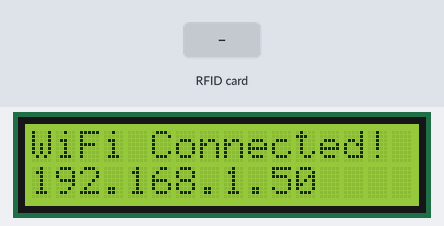
A sketch run on a simulated ESP8266 (NodeMCU). Parts: 16×2 character LCD. The test bench sets the inputs (shaded band). WiFi joins after 1.5 s; servers stay silent unless stated; uploads are accepted with an empty reply; what the sketch prints to the serial monitor is not drawn.

Above: at 6.7 s.
At 9.9 s:
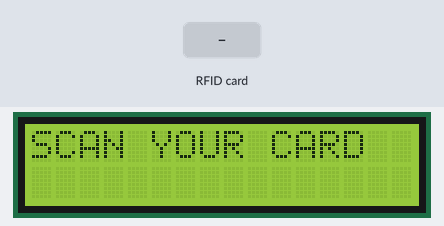
10.0 s: RFID card 5E 7A 19 C4 held to the reader
At 10.12 s:
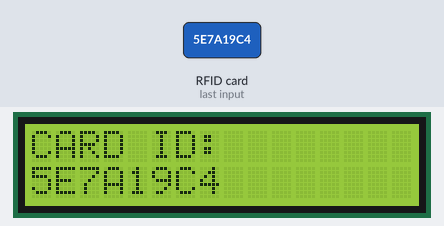
At 11.6 s:
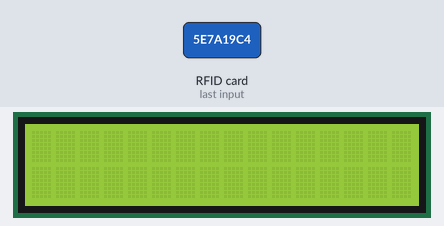
Timing chart, 0 to 13.1 s (numbered marks = the images above; inputs shaded):
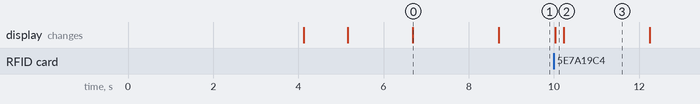

Measured:
- after the input at 10.0 s, the display: changes at once (image 2)
- what the display in image 0 shows lasts 2.0 s, from 6.7 s to 8.7 s

The sketch:

RFID_WITH_DISPLAY.ino
```cpp
#include <Wire.h>
#include <LiquidCrystal_I2C.h>
#include <MFRC522.h>
#include <ESP8266WiFi.h>
#include <ESP8266HTTPClient.h>
#include <SPI.h>

// 📌 RFID Definitions
#define SS_PIN D2
#define RST_PIN D1
MFRC522 mfrc522(SS_PIN, RST_PIN);

// 📌 WiFi Settings
const char *ssid = "IOT";           // Change to your WiFi SSID
const char *password = "password";  // Change to your WiFi Password
const char *device_token = "3160d8a891dc6e6a";  // Unique device token

// 📌 I2C LCD (Make sure 0x27 is correct, use I2C scanner if needed)
LiquidCrystal_I2C lcd(0x27, 16, 2);

// 📌 Time Variables
unsigned long previousMillis = 0;
String OldCardID = "";

// 📌 Function Prototypes
void SendCardID(String Card_uid);
void connectToWiFi();
void scanI2C();

void setup() {
  Serial.begin(115200);

  // 📌 Initialize I2C and LCD
  Wire.begin(D4, D3);  // ESP8266 I2C pins
  lcd.init();
  lcd.backlight();
  lcd.clear();
  lcd.setCursor(0, 0);
  lcd.print("Scanning I2C...");

  // 📌 Check I2C Devices
  scanI2C();
  delay(2000);
  lcd.clear();
  lcd.setCursor(0, 0);
  lcd.print("SCAN YOUR CARD");

  // 📌 Initialize WiFi
  WiFi.mode(WIFI_STA);
  connectToWiFi();

  // 📌 Initialize RFID
  SPI.begin();
  mfrc522.PCD_Init();
}

void loop() {
  // 📌 Reconnect WiFi if disconnected
  if (!WiFi.isConnected()) {
    connectToWiFi();
  }

  // 📌 Reset OldCardID every 15 seconds to prevent duplicate readings
  if (millis() - previousMillis >= 15000) {
    previousMillis = millis();
    OldCardID = "";
  }

  delay(50);

  // 📌 Check if a new RFID card is present
  if (!mfrc522.PICC_IsNewCardPresent()) {
    return;
  }

  if (!mfrc522.PICC_ReadCardSerial()) {
    return;
  }

  // 📌 Read Card UID
  String CardID = "";
  for (byte i = 0; i < mfrc522.uid.size; i++) {
    CardID += String(mfrc522.uid.uidByte[i], HEX); // Convert UID to HEX format
  }

  CardID.toUpperCase();  // Standardize UID format

  // 📌 Avoid duplicate readings
  if (CardID == OldCardID) {
    return;
  } else {
    OldCardID = CardID;
  }

  // 📌 Display Card ID on LCD
  lcd.clear();
  lcd.setCursor(0, 0);
  lcd.print("CARD ID:");
  lcd.setCursor(0, 1);
  lcd.print(CardID);

  // 📌 Send Card ID to Server
  SendCardID(CardID);
  delay(2000);
  lcd.clear();
  lcd.setCursor(0, 0);
  lcd.print("SCAN YOUR CARD");
}

void SendCardID(String Card_uid) {
  Serial.println("Sending the Card ID");
  if (WiFi.isConnected()) {
    HTTPClient http;
    WiFiClient client;
    String getData = "?card_uid=" + String(Card_uid) + "&device_token=" + String(device_token);
    String Link = "http://192.168.230.167/rfidattendance/getdata.php" + getData;
    http.begin(client, Link);

    int httpCode = http.GET();
    String payload = http.getString();

    Serial.println(httpCode);
    Serial.println(Card_uid);
    Serial.println(payload);

    // 📌 Update LCD based on response
    lcd.clear();
    lcd.setCursor(0, 0);
    if (httpCode == 200) {
      if (payload.substring(0, 5) == "login") {
        String user_name = payload.substring(5);
        lcd.print("Welcome,");
        lcd.setCursor(0, 1);
        lcd.print(user_name);
      } else if (payload.substring(0, 6) == "logout") {
        String user_name = payload.substring(6);
        lcd.print("Goodbye,");
        lcd.setCursor(0, 1);
        lcd.print(user_name);
      } else if (payload == "succesful") {
        lcd.print("Access Granted!");
      } else if (payload == "available") {
        lcd.print("Card Available!");
      }
    } else {
      lcd.print("Server Error");
    }

    delay(2000);
    lcd.clear();
    lcd.setCursor(0, 0);
    lcd.print("SCAN YOUR CARD");
    http.end();
  }
}

void connectToWiFi() {
  WiFi.mode(WIFI_OFF);
  delay(1000);
  WiFi.mode(WIFI_STA);
  Serial.print("Connecting to ");
  Serial.println(ssid);
  WiFi.begin(ssid, password);

  lcd.clear();
  lcd.setCursor(0, 0);
  lcd.print("Connecting WiFi...");

  int retry = 0;
  while (WiFi.status() != WL_CONNECTED && retry < 20) {  // Timeout after ~10 seconds
    delay(500);
    Serial.print(".");
    retry++;
  }

  if (WiFi.status() == WL_CONNECTED) {
    Serial.println("\nConnected");
    Serial.print("IP address: ");
    Serial.println(WiFi.localIP());

    lcd.clear();
    lcd.setCursor(0, 0);
    lcd.print("WiFi Connected!");
    lcd.setCursor(0, 1);
    lcd.print(WiFi.localIP().toString());
    delay(2000);
  } else {
    Serial.println("\nWiFi Connection Failed!");
    lcd.clear();
    lcd.setCursor(0, 0);
    lcd.print("WiFi Failed!");
  }

  lcd.clear();
  lcd.setCursor(0, 0);
  lcd.print("SCAN YOUR CARD");
}

// 📌 I2C Scanner Function to check LCD Address
void scanI2C() {
  byte error, address;
  int nDevices = 0;

  Serial.println("Scanning I2C devices...");
  lcd.clear();
  lcd.setCursor(0, 0);
  lcd.print("I2C Scanning...");

  for (address = 1; address < 127; address++) {
    Wire.beginTransmission(address);
    error = Wire.endTransmission();

    if (error == 0) {
      Serial.print("I2C device found at 0x");
      Serial.println(address, HEX);
      nDevices++;
      lcd.clear();
      lcd.setCursor(0, 0);
      lcd.print("LCD Found: 0x");
      lcd.print(address, HEX);
      delay(2000);
      return;
    }
  }

  if (nDevices == 0) {
    Serial.println("No I2C devices found!");
    lcd.clear();
    lcd.setCursor(0, 0);
    lcd.print("LCD NOT Found!");
  }
  delay(2000);
}
```
